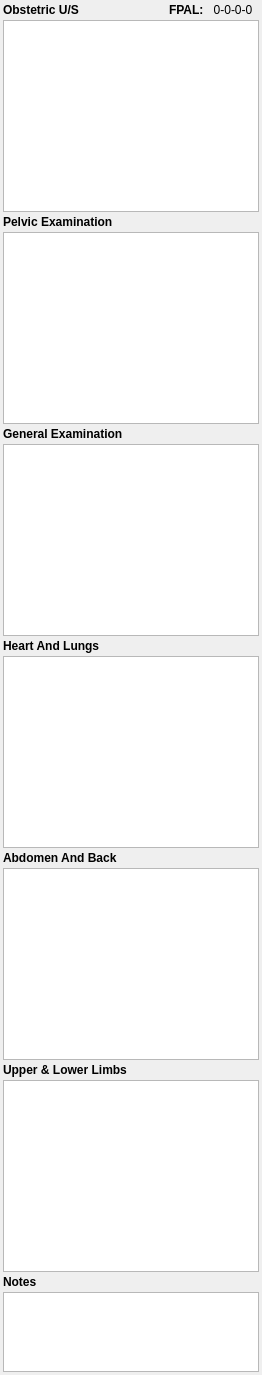
       <widget class="QWidget" name="widget2" native="true">
        <property name="sizePolicy">
         <sizepolicy hsizetype="Preferred" vsizetype="Preferred">
          <horstretch>0</horstretch>
          <verstretch>0</verstretch>
         </sizepolicy>
        </property>
        <layout class="QGridLayout" name="gridLayout_7">
         <property name="leftMargin">
          <number>3</number>
         </property>
         <property name="topMargin">
          <number>3</number>
         </property>
         <property name="rightMargin">
          <number>3</number>
         </property>
         <property name="bottomMargin">
          <number>3</number>
         </property>
         <property name="spacing">
          <number>3</number>
         </property>
         <item row="1" column="0">
          <layout class="QGridLayout" name="gridLayout_3">
           <property name="spacing">
            <number>3</number>
           </property>
           <item row="0" column="3">
            <widget class="QLabel" name="fpal">
             <property name="sizePolicy">
              <sizepolicy hsizetype="Fixed" vsizetype="Preferred">
               <horstretch>0</horstretch>
               <verstretch>0</verstretch>
              </sizepolicy>
             </property>
             <property name="text">
              <string>  0-0-0-0  </string>
             </property>
             <property name="alignment">
              <set>Qt::AlignCenter</set>
             </property>
            </widget>
           </item>
           <item row="7" column="1">
            <widget class="QLabel" name="labelHeartnLungs">
             <property name="font">
              <font>
               <weight>75</weight>
               <bold>true</bold>
              </font>
             </property>
             <property name="text">
              <string>Heart And Lungs</string>
             </property>
            </widget>
           </item>
           <item row="0" column="2">
            <widget class="QLabel" name="fpalLabel">
             <property name="sizePolicy">
              <sizepolicy hsizetype="Fixed" vsizetype="Preferred">
               <horstretch>0</horstretch>
               <verstretch>0</verstretch>
              </sizepolicy>
             </property>
             <property name="text">
              <string>&lt;html&gt;&lt;head/&gt;&lt;body&gt;&lt;p&gt;&lt;span style=&quot; font-weight:600;&quot;&gt;FPAL:&lt;/span&gt;&lt;/p&gt;&lt;/body&gt;&lt;/html&gt;</string>
             </property>
            </widget>
           </item>
           <item row="2" column="1" colspan="3">
            <widget class="TextEdit" name="patientObstUS"/>
           </item>
           <item row="8" column="1" colspan="3">
            <widget class="TextEdit" name="patientHeartLungEx">
             <property name="tabChangesFocus">
              <bool>true</bool>
             </property>
            </widget>
           </item>
           <item row="11" column="1">
            <widget class="QLabel" name="LabelLL">
             <property name="font">
              <font>
               <weight>75</weight>
               <bold>true</bold>
              </font>
             </property>
             <property name="text">
              <string>Upper &amp; Lower Limbs</string>
             </property>
            </widget>
           </item>
           <item row="13" column="1">
            <widget class="QLabel" name="notesLabel">
             <property name="font">
              <font>
               <weight>75</weight>
               <bold>true</bold>
              </font>
             </property>
             <property name="text">
              <string>Notes</string>
             </property>
            </widget>
           </item>
           <item row="12" column="1" colspan="3">
            <widget class="TextEdit" name="patientLL">
             <property name="tabChangesFocus">
              <bool>true</bool>
             </property>
            </widget>
           </item>
           <item row="14" column="1" colspan="3">
            <widget class="TextEdit" name="plaintextNotes">
             <property name="maximumSize">
              <size>
               <width>16777215</width>
               <height>80</height>
              </size>
             </property>
             <property name="tabChangesFocus">
              <bool>true</bool>
             </property>
            </widget>
           </item>
           <item row="6" column="1" colspan="3">
            <widget class="TextEdit" name="patientGeneralEx">
             <property name="tabChangesFocus">
              <bool>true</bool>
             </property>
            </widget>
           </item>
           <item row="5" column="1">
            <widget class="QLabel" name="labelGeneral">
             <property name="font">
              <font>
               <weight>75</weight>
               <bold>true</bold>
              </font>
             </property>
             <property name="text">
              <string>General Examination</string>
             </property>
            </widget>
           </item>
           <item row="3" column="1">
            <widget class="QLabel" name="labelPelvic">
             <property name="font">
              <font>
               <weight>75</weight>
               <bold>true</bold>
              </font>
             </property>
             <property name="text">
              <string>Pelvic Examination</string>
             </property>
            </widget>
           </item>
           <item row="9" column="1">
            <widget class="QLabel" name="labelAbdomenBack">
             <property name="font">
              <font>
               <weight>75</weight>
               <bold>true</bold>
              </font>
             </property>
             <property name="text">
              <string>Abdomen And Back</string>
             </property>
            </widget>
           </item>
           <item row="10" column="1" colspan="3">
            <widget class="TextEdit" name="patientAbdomentBack">
             <property name="tabChangesFocus">
              <bool>true</bool>
             </property>
            </widget>
           </item>
           <item row="4" column="1" colspan="3">
            <widget class="TextEdit" name="patientPelvicExam"/>
           </item>
           <item row="0" column="1">
            <widget class="QLabel" name="labelObstUS">
             <property name="font">
              <font>
               <weight>75</weight>
               <bold>true</bold>
              </font>
             </property>
             <property name="text">
              <string>Obstetric U/S</string>
             </property>
            </widget>
           </item>
          </layout>
         </item>
        </layout>
       </widget>
